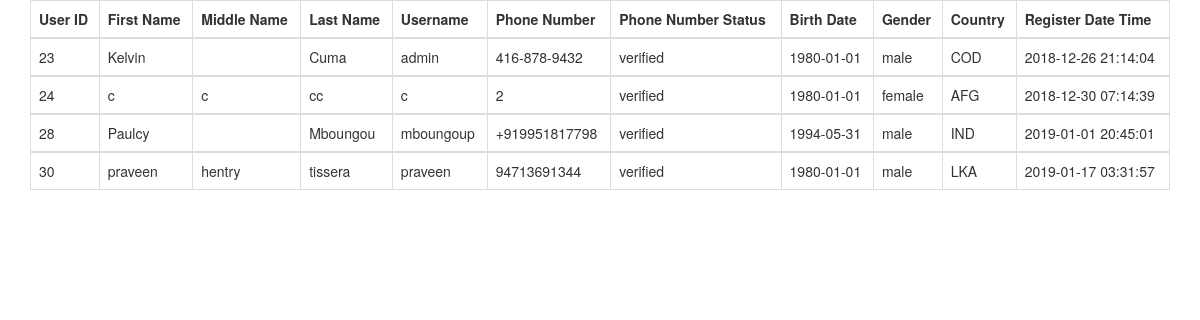
The app's page /view_users.php with its own data.
### tables this page shows
CREATE TABLE `tbl_user` (
  `user_id` int(11) NOT NULL,
  `first_name` varchar(255) NOT NULL,
  `middle_name` varchar(255) NOT NULL,
  `last_name` varchar(255) NOT NULL,
  `phone_number` varchar(20) NOT NULL,
  `birthday` date NOT NULL,
  `gender` enum('male','female') NOT NULL,
  `country` varchar(255) NOT NULL,
  `username` varchar(255) NOT NULL,
  `password` varchar(255) NOT NULL,
  `phone_verification` enum('verified','not verified') NOT NULL,
  `register_date` datetime NOT NULL
);

### view_users.php (the view, shortened to what this page needs)
<!DOCTYPE html>
<html lang="en">
    <head>
        <link rel="stylesheet" href="assets/css/bootstrap.css">
    </head>
    <body>
            <div class="container">
                <div class="row">
                    <div class="col-sm-12">
                    <?php
                    $hostname = 'localhost';
                    $username = 'malamuor_user';
                    $password = 'z0vQOiNOJ?[L';
                    $db = 'malamuor_malamu';
                       $connection = mysqli_connect($hostname,$username,$password,$db);
                        $query_view_users = "SELECT * FROM `tbl_user`";
                        $result_view_user = mysqli_query($connection,$query_view_users);
                        echo  "<table class='table table-bordered'>";
                            echo "<thead><tr>";
                                echo "<th> User ID</th>";
                                echo "<th> First Name</th>";
                                echo "<th> Middle Name</th>";
                                echo "<th> Last Name</th>";
                                echo "<th> Username</th>";
                                echo "<th> Phone Number</th>";
                                echo "<th> Phone Number Status</th>";
                                echo "<th> Birth Date</th>";
                                echo "<th> Gender</th>";
                                echo "<th> Country</th>";
                                echo "<th> Register Date Time</th>";
                            echo "</tr></thead>";
                        while ($row_view_user = mysqli_fetch_assoc($result_view_user)) {
                            echo "<tbody><tr>";
                                echo "<td>{$row_view_user['user_id']}</td>";
                                echo "<td>{$row_view_user['first_name']}</td>";
                                echo "<td>{$row_view_user['middle_name']}</td>";
                                echo "<td>{$row_view_user['last_name']}</td>";
                                echo "<td>{$row_view_user['username']}</td>";
                                echo "<td>{$row_view_user['phone_number']}</td>";
                                echo "<td>{$row_view_user['phone_verification']}</td>";
                                echo "<td>{$row_view_user['birthday']}</td>";
                                echo "<td>{$row_view_user['gender']}</td>";
                                echo "<td>{$row_view_user['country']}</td>";
                                echo "<td>{$row_view_user['register_date']}</td>";
                            echo "</tr></tbody>";
                        }
                        echo "</table>";
                        ?>
                    </div>
                </div>
            </div>
    </body>
</html>

### records on screen
tbl_user: user_id "23", first_name "Kelvin", last_name "Cuma", username "admin", phone_number "416-878-9432", phone_verification "verified", birthday "1980-01-01", gender "male", country "COD", register_date "2018-12-26 21:14:04"
tbl_user: user_id "24", first_name "c", middle_name "c", last_name "cc", username "c", phone_number "2", phone_verification "verified", birthday "1980-01-01", gender "female", country "AFG", register_date "2018-12-30 07:14:39"
tbl_user: user_id "28", first_name "Paulcy", last_name "Mboungou", username "mboungoup", phone_number "+919951817798", phone_verification "verified", birthday "1994-05-31", gender "male", country "IND", register_date "2019-01-01 20:45:01"
tbl_user: user_id "30", first_name "praveen", middle_name "hentry", last_name "tissera", username "praveen", phone_number "94713691344", phone_verification "verified", birthday "1980-01-01", gender "male", country "LKA", register_date "2019-01-17 03:31:57"
